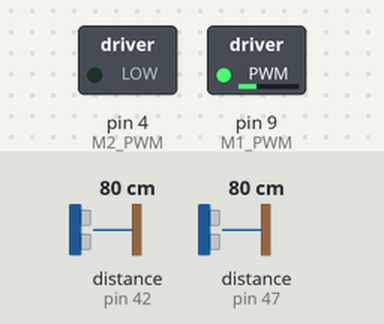
The sketch below on a simulated Arduino Uno, built with avr-gcc and run on an emulated ATmega328P. On the bench: switched loads named in the sketch (green lamp = pin HIGH). Dashed ring = blinking. Inputs (shaded band) come from the test bench; at power-on: distance to the obstacle (sensors on pin 42, pin 47) 80 cm. Random numbers use the default seed unless the sketch sets one.

Above: at 1.2 s.
1.3 s: distance to the obstacle (sensor on pin 42) set to 7 cm
2.8 s: distance to the obstacle (sensor on pin 42) set to 4 cm
At 3.35 s:
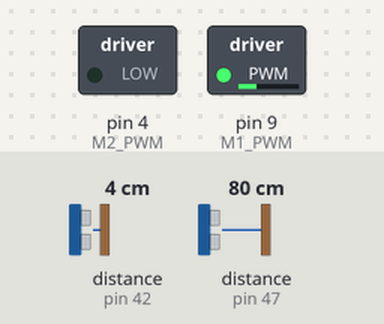
5.8 s: distance to the obstacle (sensor on pin 42) set to 9 cm
7.5 s: distance to the obstacle (sensor on pin 42) set to 2 cm
At 8.06 s:
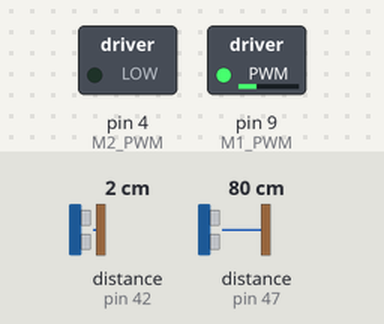
10.5 s: distance to the obstacle (sensor on pin 47) set to 2 cm
Timing chart, 0 to 14.5 s (numbered marks = the images above; inputs shaded):
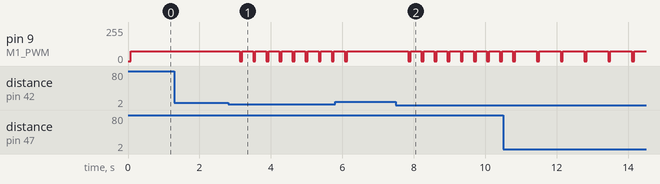

The sketch:

distance_sensor_test_multiple.ino
```cpp
#include <Wire.h>
#include <VL53L1X.h>

#define  M1_DIR   A2
#define  M1_PWM   9
#define  M2_PWM   4
#define  M2_DIR   A1
#define ENC1_INT  3
#define ENC2_INT  7
#define ENC1_LED  8
#define ENC2_LED  6
#define TX_GPIO 1
#define RX_GPIO 0

int caThresh = 50;

VL53L1X tof_right;
VL53L1X tof_left;

void runMotor(int dur) {
  analogWrite(M1_PWM, 75);
  analogWrite(M2_PWM, 75);
  delay(dur);
  analogWrite(M1_PWM, 0);
  analogWrite(M2_PWM, 0);
}

void moveForward(int dur) {
  digitalWrite(M1_DIR, 0);
  digitalWrite(M2_DIR, 1);
  for (int i=0; i < dur; i++){
    int16_t distance_r;
    int16_t distance_l;
    tof_left.read();
    tof_right.read();
    distance_r = tof_right.ranging_data.range_mm;
    distance_l = tof_left.ranging_data.range_mm;
    if (distance_r <= caThresh) {
      if (abs(distance_r - distance_l) < 10) {
        moveBackward(300);
      } else {
        turnLeft(300);
      }
    }
    if (distance_l <= caThresh) {
      if (abs(distance_r - distance_l) < 10) {
        moveBackward(300);
      } else {
        turnRight(300);
      }
    }
    else {
      // Go back to moving forward
      digitalWrite(M1_DIR, 0);
      digitalWrite(M2_DIR, 1);
      analogWrite(M1_PWM, 75);
      analogWrite(M2_PWM, 75);
      delay(1);
    }
  }
}


void moveBackward(int dur) {
  digitalWrite(M1_DIR, 1);
  digitalWrite(M2_DIR, 0);

  runMotor(dur);
}

void turnRight(int dur){
  digitalWrite(M1_DIR, 1);
  digitalWrite(M2_DIR, 1);

  runMotor(dur);
}

void turnLeft(int dur){
  digitalWrite(M1_DIR, 0);
  digitalWrite(M2_DIR, 0);

  runMotor(dur);
}

void doRandomWalk() {
  moveForward(random(600, 1001));
  delay(10);
  int dir = random(1,3);
  if (dir == 1) {
    turnLeft(random(600,1501));
  } else if (dir == 2) {
    turnRight(random(600,1501));
  }
  delay(10);
}


void setup() {
  // // put your setup code here, to run once:
  Wire.begin();
  Wire.setClock(400000); // use 400 kHz I2C

  // Disable/reset all sensors by driving their XSHUT pins low.
  pinMode(1, OUTPUT);
  digitalWrite(1, LOW);

  // Start middle tof sensor
  tof_right.setTimeout(500);
  if (!tof_right.init()) {
    while(1);
  }
  tof_right.setAddress(0x2F);
  tof_right.startContinuous(50);
  tof_right.setDistanceMode(VL53L1X::Short);
  tof_right.setMeasurementTimingBudget(20000);

  //Enable the left tof
  pinMode(1, INPUT);
  delay(10);

  tof_left.setTimeout(500);
  if (!tof_left.init())
  {
    while (1);
  }

  // Each sensor must have its address changed to a unique value other than
  // the default of 0x29 (except for the last one, which could be left at
  // the default). To make it simple, we'll just count up from 0x2A.
  tof_left.setAddress(0x2A);
  tof_left.setDistanceMode(VL53L1X::Short);
  tof_left.setMeasurementTimingBudget(20000);
  tof_left.startContinuous(50);
}

void loop() {
  // put your main code here, to run repeatedly:
  moveForward(100);
}
```

Measured:
- the behaviour switches between 6 and 5 cm on distance to the obstacle (sensor on pin 42) (found by bisection; images 0 and 1)
- after the input at 1.3 s, every drawn part: stays the same
- after the input at 2.8 s, pin 9 (M1_PWM): alternates 75/255 for 0.30 s and 0/255 for 0.07 s, starting after 0.33 s
- after the input at 7.5 s, pin 9 (M1_PWM): alternates 75/255 for 0.30 s and 0/255 for 0.07 s, starting after 0.34 s
